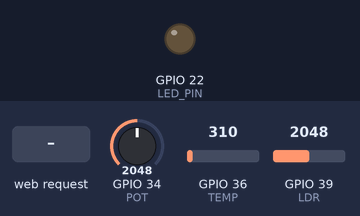
The program below on a simulated ESP32. Shown: output pins drawn as LEDs (lit = HIGH). Inputs (shaded band) come from the test bench; at power-on: GPIO 34 (POT) = 2048, GPIO 36 (TEMP) = 310, GPIO 39 (LDR) = 2048 (analog values on the 0–4095 scale). WiFi joins after 1.5 s; servers stay silent unless stated; what the program prints to the serial monitor is not drawn.

Above: at 2.8 s.
2.9 s: HTTP request GET /H received
At 4.0 s:
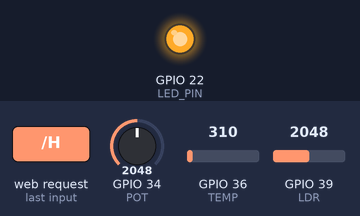
4.4 s: HTTP request GET /L received
At 5.2 s:
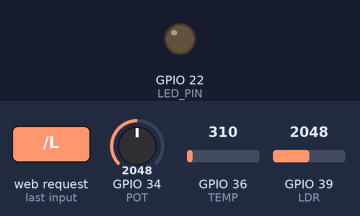
Timing chart, 0 to 7.4 s (numbered marks = the images above; inputs shaded):
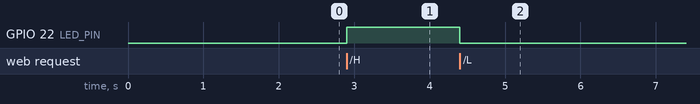

The program:

main.cpp
```cpp
#include <Arduino.h>
#include <WiFi.h>
//#include <WebServer.h>

/* Atividade 5
  Nesta prática foi criado um servidor HTTP que foi hospedado no próprio ESP32,
  ao se conectar no IP oferecido pelo ESP, é possível ligar e desligar dois leds,
  como também visualizar o valor lido pelo sensor de temperatura.
*/

/*Put your SSID & Password*/
const char* ssid = "Isaac_fastrn"; // Nome da rede
const char* password = "@88653111"; // Senha da rede

WiFiServer server(80);

// Entradas digitais
#define LED_PIN 22

// Entradas analogicas
#define TEMP 36
#define LDR 39
#define POT 34

// Variáveis
int pot = 0;
int ldr = 0;
int temp = 0;
float temperatura = 0;

void connectWifi();
void WiFiLocalWebPageCtrl();

void setup() {
  // put your setup code here, to run once:
  Serial.begin(115200);
  delay(100);

  //Configuração dos pinos
  pinMode(LED_PIN, OUTPUT);
  analogReadResolution(12); // resolução do ADC 12 bits
  analogSetAttenuation(ADC_0db); // Atenuação do ADC 1,1V - 4095
  analogSetPinAttenuation(POT, ADC_11db); // Atenuação do ADC 3,3V - 4095
  delay(10);

  connectWifi();
}

void connectWifi() {
  Serial.println();
  Serial.println();
  Serial.println("\n\nConectando em: ");
  Serial.println(ssid);

  // Função de conexão na WiFi
  WiFi.begin(ssid, password);

  // Verificação do status da conexão
  while(WiFi.status() != WL_CONNECTED) {
    delay(500);
    Serial.print(".");
  }
  Serial.println("");
  Serial.println("WiFi conectada...!");
  Serial.print("IP: ");
  Serial.println(WiFi.localIP());

  server.begin();
}

void loop() {
  // put your main code here, to run repeatedly:
  pot = analogRead(POT);
  ldr = analogRead(LDR);
  temp = analogRead(TEMP);
  temperatura = temp*0.02686203; // 110 graus valor máximo dividido pela amostragem

  WiFiLocalWebPageCtrl();
}

void WiFiLocalWebPageCtrl() {
  WiFiClient client = server.available();    // Procura os Clientes

  if (client) {
    Serial.println("Nome cliente.");
    String currentLine = "";                  // Faz uma string para conter os dados de entrada do cliente
    while (client.connected()) {              // Enquanto cliente conectado
      if (client.available()) {               // Ver se há dados
        char c = client.read();               // Ler os dados
        Serial.write(c);                      // Escreve no monitor serial
        if (c == '\n') {                      // Se houver uma nova linha (\n nova linah em ascII)
          // Se a linha atual estiver em branco, você terá dois caracteres de nova
          // esse é o fim da solicitação HTTP do cliente, então envie u ma resposta:
          if (currentLine.length() == 0) {
            client.println("HTTP/1.1 200 OK");
            client.println("Content-type:text/html");
            client.println();

            client.print("Valor do potenciometro:    "); //24
            client.print(pot);
            client.print("   <br>");
            client.print("<br>");

            client.print("Valor do LDR:    ");
            client.print(ldr);
            client.print("   <br>");
            client.print("<br>");

            client.print("Valor do Temperatura:    ");
            client.print(temperatura);
            client.print(" °C   <br>");
            client.print("<br>");

            client.print("Click <a href=\"/H\">Aqui<a/> para ligar o LED.<br>");
            client.print("Click <a href=\"/L\">Aqui<a/> para desligar o LED.<br>");

            client.println(); // A resposta HTTP termina com outra linha em branco

            break; // sair do loop while
          } else {
            currentLine = "";
          }
        } else if (c != '\r') { // se você obteve qualquer coisa além de um caractere
            currentLine += c;
        }
        // Verifica se a requisição é /H ou /L
        if (currentLine.endsWith("GET /H")) {
          digitalWrite(LED_PIN, HIGH);    // LED ON
        }
        if (currentLine.endsWith("GET /L")) {
          digitalWrite(LED_PIN, LOW);     // LED OFF
        }
      }
    }
    // fechando conexão
    client.stop();
    Serial.println("Cliente desconectado.");
  }
}
```

Measured:
- after the input at 2.9 s, GPIO 22 (LED_PIN): LOW → HIGH at once
- after the input at 4.4 s, GPIO 22 (LED_PIN): HIGH → LOW at once
